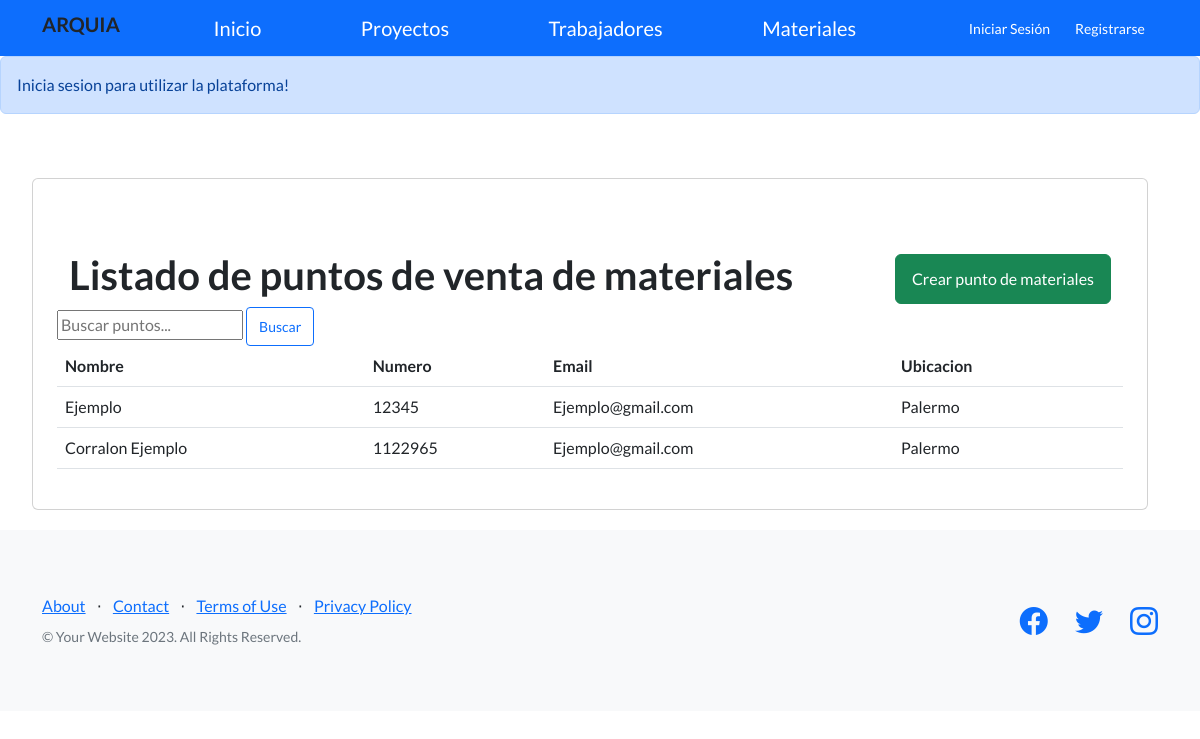
/app_arq/filtrar_materiales/, run on an earlier commit of the app's database.
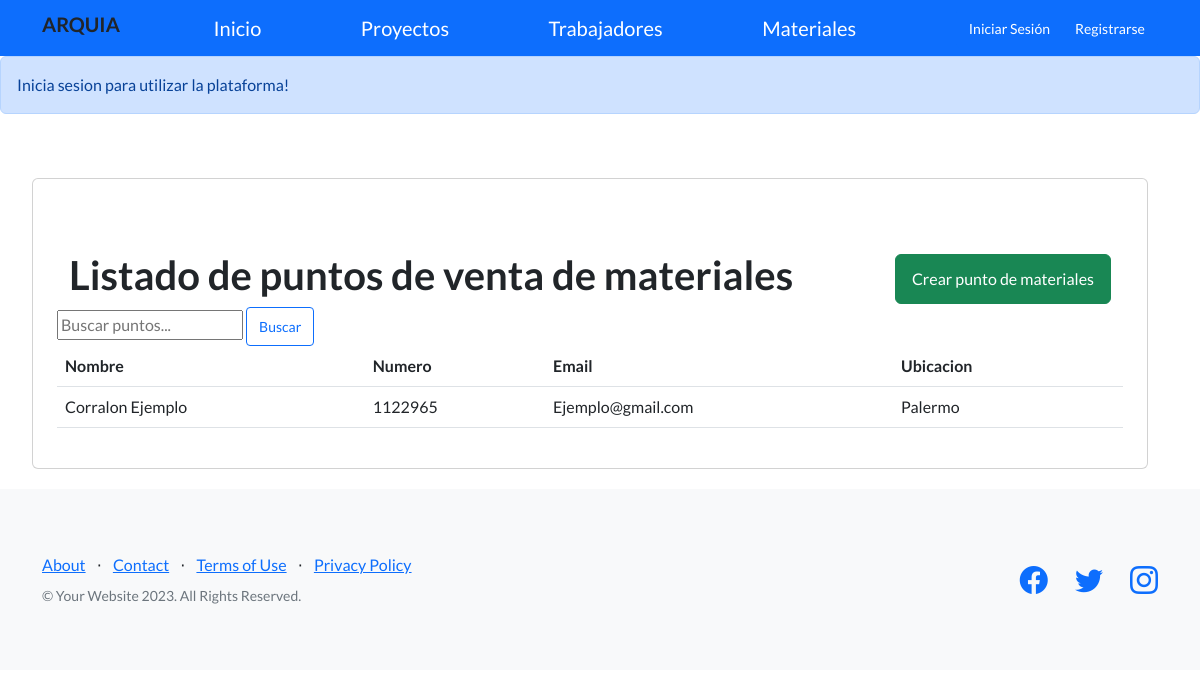
And on a later commit of the database.
### app_arq/models.py (models this page shows, shortened)
class Material(models.Model):
    nombre = models.CharField(max_length=40)
    numero = models.CharField(max_length=30)
    email = models.EmailField()
    barrio = models.CharField(max_length=40, blank=False)
    user = models.ForeignKey(User, null=True, on_delete=models.CASCADE)

### app_arq/views.py (the view)
# urls.py: path('filtrar_materiales/', filtrar_materiales, name='filtrar_materiales')
def filtrar_materiales(request):
    query = request.GET.get('q')
    materiales = Material.objects.filter(
        Q(nombre__icontains=query) | Q(barrio__icontains=query)
    ) if query else Material.objects.all()
    return render(request, 'material_list.html', {'materiales': materiales})

### app_arq/templates/material_list.html (shortened to what this page needs)
{% extends 'padre.html' %}
{% block contenidoQueCambia %}
<div style="display: flex; justify-content: space-between;">
    <div class="container mt-5" style="width: 100%; margin: 20px;">
        <div class="card p-4">
            <div class="container mt-5" style="display: flex; justify-content: space-between; align-items: center;">
                <h1>Listado de puntos de venta de materiales</h1>
                <a href="{% url 'crear_material' %}" class="btn btn-success">Crear punto de materiales</a>
            </div>
            <form action="{% url 'filtrar_materiales' %}" method="get">
                <input type="text" name="q" placeholder="Buscar puntos..." value="{{ request.GET.q }}">
                <button type="submit" class="btn btn-outline-primary btn-sm">Buscar</button>
            </form>
            <table class="table">
                <thead>
                    <tr>
                        <th>Nombre</th>
                        <th>Numero</th>
                        <th>Email</th>
                        <th>Ubicacion</th>
                        <th> </th>
                    </tr>
                </thead>
                <tbody>
                    {% if materiales %}
                        {% for material in materiales %}
                        <tr>
                            <td>{{ material.nombre }}</td>
                            <td>{{ material.numero }}</td>
                            <td>{{ material.email }}</td>
                            <td>{{ material.barrio }}</td>
                            <td>
                            </td>
                        </tr>
                        {% endfor %}
                    {% else %}
                        <tr>
                            <td colspan="6">No se encontraron puntos.</td>
                        </tr>
                    {% endif %}
                </tbody>
            </table>
        </div>
    </div>
</div>
{% endblock contenidoQueCambia %}

What changed in the data, as far as the page shows it:
removed Material: nombre "Ejemplo", numero "12345", email "Ejemplo@gmail.com", barrio "Palermo"
